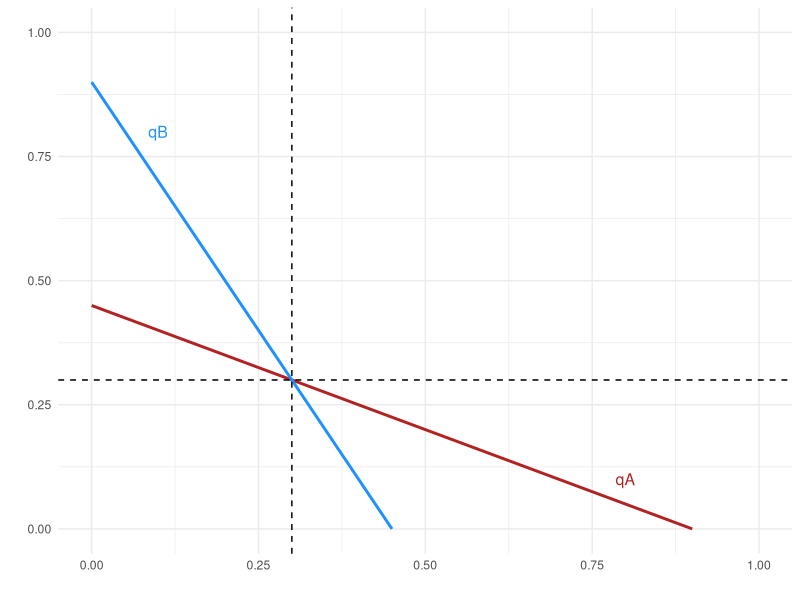

Generate this figure with R:
## ---- chunk 1
library(dplyr)
library(ggplot2)


## ---- chunk 2
library(dplyr)
library(ggplot2)
c= .1
data = data.frame(x = seq(0,1,.01),
                  y = seq(0,1,.01))%>%
  mutate(
                  qA = (1-c -x)/2,
                  qB = (1-c -2*x))
data %>%
  ggplot(aes(x = x))+
  geom_line(aes(y = qA), color = 'firebrick', linewidth = 1)+
  geom_line(aes(y = qB), color = 'dodgerblue', linewidth = 1)+
  geom_hline(yintercept = (1-c)/3, linetype = 'dashed', linewidth = .5)+
  geom_vline(xintercept = (1-c)/3, linetype = 'dashed', linewidth = .5)+
  ylim(0,1)+
  annotate("text", x = .1, y = .8, label = "qB", size = 4, color = "dodgerblue")+
  annotate("text", x = .8, y = .1, label = "qA", size = 4, color = "firebrick")+
  xlab(" ")+
  ylab(' ')+
  theme_minimal()
